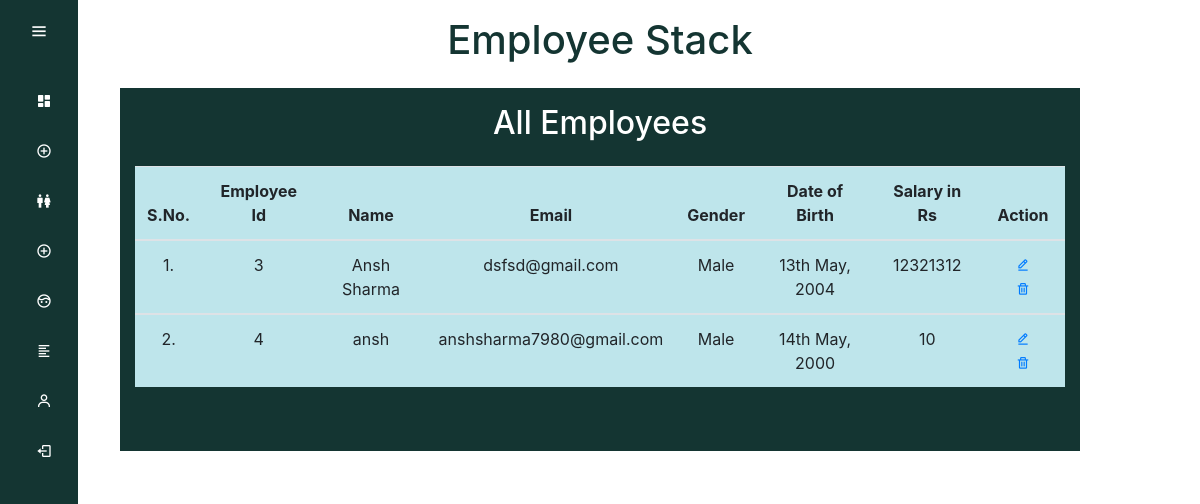
/admin/manageEmployee.php (signed in), run on the app's committed database.
### tables this page shows
CREATE TABLE `employee` (
  `id` int(15) NOT NULL,
  `name` varchar(255) NOT NULL,
  `email` varchar(255) NOT NULL,
  `gender` varchar(10) NOT NULL,
  `dob` varchar(255) NOT NULL,
  `password` varchar(75) NOT NULL,
  `salary` int(15) NOT NULL,
  `dp` varchar(255) NOT NULL
);

### admin/manageEmployee.php (the view, shortened to what this page needs)
<!DOCTYPE html>
<html lang="en">
    <head>
        <link rel="stylesheet" href="../css/index.css">
        <link href='https://unpkg.com/boxicons@2.1.1/css/boxicons.min.css' rel='stylesheet'>
        <link rel="stylesheet" href="https://cdn.jsdelivr.net/npm/bootstrap@4.0.0/dist/css/bootstrap.min.css"
>
            <link href='https://unpkg.com/boxicons@2.1.1/css/boxicons.min.css' rel='stylesheet'>
        </head>
        <body class="">
        <?php
 require_once "../connection.php";
 $sql = "SELECT * FROM employee";
 $result = mysqli_query($conn , $sql);
 $i = 1;
 ?>
            <div class="sidebar">
                <div class="logo_content">
                    <i class="bx bx-menu" id="btn"></i>
                </div>
                <ul class="nav_list">
                    <li>
                        <a href="admindashboard.php">
                            <i class='bx bxs-dashboard'></i>
                        </a>
                    </li>
                    <li>
                        <a href="addEmployee.php">
                            <i class='bx bx-plus-circle'></i>
                        </a>
                    </li>
                    <li>
                        <a href="manageEmployee.php">
                            <i class='bx bx-male-female'></i>
                        </a>
                    </li>
                    <li>
                        <a href="addAdmin.php">
                            <i class='bx bx-plus-circle'></i>
                        </a>
                    </li>
                    <li>
                        <a href="manageAdmin.php">
                            <i class='bx bx-face'></i>
                        </a>
                    </li>
                    <li>
                        <a href="manageLeave.php">
                            <i class='bx bx-align-left'></i>
                        </a>
                    </li>
                    <li>
                        <a href="adminprofile.php">
                            <i class='bx bx-user'></i>
                        </a>
                    </li>
                    <li>
                        <a href="logout.php">
                            <i class='bx bx-log-out'></i>
                        </a>
                    </li>
                </ul>
            </div>
            <h1 class="text-center p-3">Employee Stack</h1>
            <div class="container text-center pb-5" style="background-color: #143532;">
        <h2 class="text-white py-3">All Employees</h2>
        <table style="width:100%;" class=" table table-hover text-center table-info ">
        <thead>
        <tr>
            <th scope="col">S.No.</th>
            <th scope="col">Employee Id</th>
            <th scope="col">Name</th>
            <th scope="col">Email</th>
            <th scope="col">Gender</th>
            <th scope="col">Date of Birth</th>
            <th scope="col">Salary in Rs</th>
            <th scope="col">Action</th>
        </tr>
        </thead>
    <?php
    if( mysqli_num_rows($result) > 0){
        while( $rows = mysqli_fetch_assoc($result) ){
            $name= $rows["name"];
            $email= $rows["email"];
            $dob = $rows["dob"];
            $gender = $rows["gender"];
            $id = $rows["id"];
            $salary = $rows["salary"];
            if($dob == "" ){
                $dob = "Not Defined";
                $age = "Not Defined";
            }else{
                $dob = date('jS F, Y' , strtotime($dob));
            }
            ?>
            <tbody>
        <tr>
        <td><?php echo "{$i}."; ?></td>
        <td><?php echo $id; ?></td>
        <td> <?php echo $name ; ?></td>
        <td><?php echo $email; ?></td>
        <td><?php echo $gender; ?></td>
        <td><?php echo $dob; ?></td>
        <td><?php echo $salary; ?></td>
        <td>  <?php
                $edit_icon = "<a href='editemployee.php?id= {$id}' class='btn-sm  '> <span ><i class='bx bx-edit-alt'></i></span> </a>";
                $delete_icon = " <a href='deleteemployee.php?id={$id}' id='bin' class='btn-sm'> <span ><i class='bx bx-trash'></i></span> </a>";
                echo $edit_icon . $delete_icon;
             ?>
        </td>
    <?php
            $i++;
            }
        }
    ?>
     </tr>
     </tbody>
    </table>
    </div>
        </body>
    </html>

### css/index.css (style rules this page uses)
* { margin: 0; padding: 0; box-sizing: border-box; }
.container { width: 80% !important; }
h1,h2 { color: #143532 !important; }
body { position: relative; min-height: 100vh; width: 100%; }
.sidebar { position: fixed; top: 0; left: 0; height: 100%; width: 78px; background: #143532; padding: 6px 14px; transition: all 0.5s ease; z-index: 1; }
.sidebar #btn { position: absolute; color: white; left: 50%; top: 6px; font-size: 20px; height: 50px; width: 50px; text-align: center; line-height: 50px; transform: translateX(-50%); }
.sidebar ul { margin-top: 20px; }
.sidebar ul li { list-style: none; position: relative; height: 50px; width: 100%; margin: 0px 5px; line-height: 50px; }
.sidebar ul li a { color: white; display: flex; align-items: center; text-decoration: none; transition: all 0.4s ease; border-radius: 12px; white-space: nowrap; }
.sidebar ul li i { height: 50px; min-width: 50px; border-radius: 12px; line-height: 50px; text-align: center; }

### data on the page
employee: id "3", name "Ansh Sharma", email "dsfsd@gmail.com", gender "Male", dob "13th May, 2004", salary "12321312"
employee: id "4", name "ansh", email "anshsharma7980@gmail.com", gender "Male", dob "14th May, 2000", salary "10"
